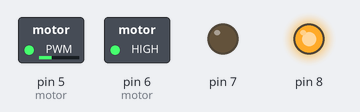
The sketch below on a simulated Arduino Uno, built with avr-gcc and run on an emulated ATmega328P. On the bench: switched loads named in the sketch (green lamp = pin HIGH), output pins drawn as LEDs (lit = HIGH).

Above: at 0.1 s.
Timing chart, 0 to 1.6 s (numbered marks = the images above):
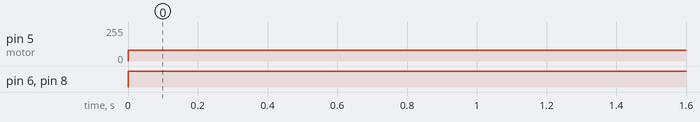

Measured:
- by itself, pin 5 (motor): 0/255 → 80/255 at 0.00 s
- by itself, pin 6 (motor), pin 8: LOW → HIGH at 0.00 s

The sketch:

Prueba_motor_UPM_Racing_v1.ino
```cpp
/*Archivo de prueba del motor*/
void setup()
{
  pinMode(8, OUTPUT); /*Configuro el pin de rotación horaria como salida*/
  pinMode(7, OUTPUT); /*Lo mismo con el pin de rotación antihoraria*/
  pinMode(5, OUTPUT); /*Lo mismo con el pin de velocidad del motor*/
  pinMode(6, OUTPUT); /*Lo mismo con el pin de activación del motor*/
}

void loop()
{
  digitalWrite(6, HIGH); /*Activo el motor*/
  digitalWrite(8, HIGH); /*Pongo el motor a girar en sentido horario poniendo el pin 8 en HIGH y el 7 en LOW*/
  digitalWrite(7, LOW);
  analogWrite(5,80); /*Pongo como salida analógica la velocidad por el pin 5 Cuidado al subirlo por encima de 150 porque podría estar pasando de los 7V del motor, hay que investigarlo*/
  /*La velocidad del motor es un número comprendido entre 0 y 255 que se envía a la monster mediante un Pin analógico*/
}
```
